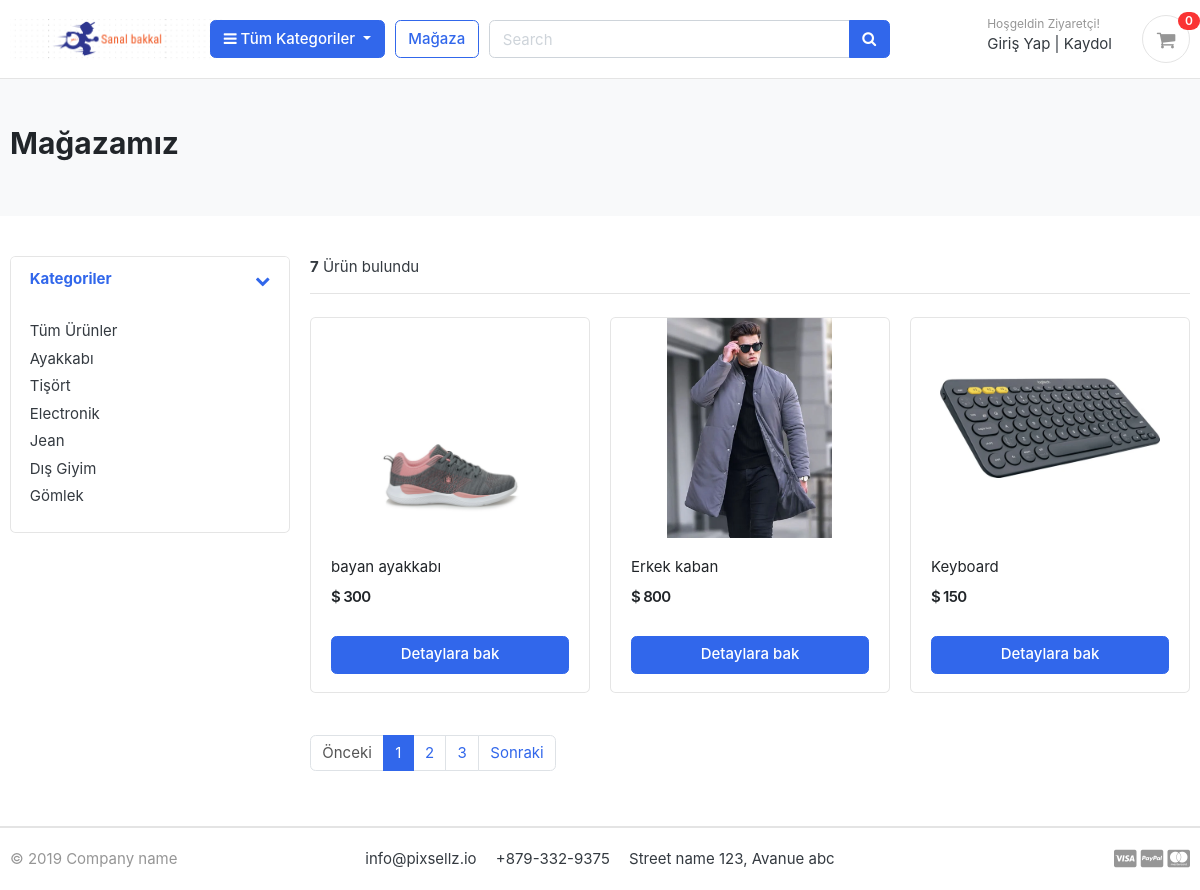
/store/, run on the app's committed database.
### category/models.py (models this page shows, shortened)
class Category(models.Model):
    category_name = models.CharField(max_length=50, unique=True)
    slug = models.SlugField(max_length=100, unique=True)
    description = models.TextField(max_length=255, blank=True)
    cat_image = models.ImageField(upload_to='photos/categories', blank=True)
    class Meta:
        verbose_name = 'category'
        verbose_name_plural = 'categories'
    def get_url(self):
            return reverse('products_by_category', args=[self.slug])

### store/models.py (models this page shows, shortened)
class Product(models.Model):
    product_name    = models.CharField(max_length=200, unique=True)
    slug            = models.SlugField(max_length=200, unique=True)
    description     = models.TextField(max_length=500, blank=True)
    price           = models.IntegerField()
    images          = models.ImageField(upload_to='photos/products')
    stock           = models.IntegerField()
    is_available    = models.BooleanField(default=True)
    category        = models.ForeignKey(Category, on_delete=models.CASCADE)
    created_date    = models.DateTimeField(auto_now_add=True)
    modified_date   = models.DateTimeField(auto_now=True)
    def get_url(self):
        return reverse('product_detail', args=[self.category.slug, self.slug])

### store/views.py (the view)
# urls.py: path('store/', include('store.urls')),
def store(request, category_slug=None):
    categories = None
    products = None
    if category_slug != None:
        categories = get_object_or_404(Category, slug=category_slug)
        products = Product.objects.filter(category=categories, is_available=True)
        paginator = Paginator(products, 3)
        page = request.GET.get('page')
        paged_products = paginator.get_page(page)
        product_count = products.count()
    else:
        products = Product.objects.all().filter(is_available=True).order_by('id')
        paginator = Paginator(products, 3)
        page = request.GET.get('page')
        paged_products = paginator.get_page(page)
        product_count = products.count()
    context = {
        'products': paged_products,
        'product_count': product_count,
    }
    return render(request, 'store/store.html', context)

### carts/context_processors.py (called while the page is built)
def counter(request):
    cart_count = 0
    if 'admin' in request.path:
        return {}
    else:
        try:
            cart = Cart.objects.filter(cart_id=_cart_id(request))
            if request.user.is_authenticated:
                cart_items = CartItem.objects.all().filter(user=request.user)
            else:
                cart_items = CartItem.objects.all().filter(cart=cart[:1])
            for cart_item in cart_items:
                cart_count += cart_item.quantity
        except Cart.DoesNotExist:
            cart_count = 0
    return dict(cart_count=cart_count)

### carts/views.py (called while the page is built)
def _cart_id(request):
    cart = request.session.session_key
    if not cart:
        cart = request.session.create()
    return cart

### category/context_processors.py (called while the page is built)
def menu_links(request):
    links = Category.objects.all()
    return dict(links=links)

### templates/store/store.html
{% extends 'base.html' %}
{% load static %}
{% block content %}
<section class="section-pagetop bg">
<div class="container">
	{% if 'search' in request.path %}
		<h2 class="title-page">Arama Sonucu</h2>
	{% else %}
		<h2 class="title-page">Mağazamız</h2>
	{% endif %}
</div>
</section>
<section class="section-content padding-y">
<div class="container">
<div class="row">
	<aside class="col-md-3">
<div class="card">
	<article class="filter-group">
		<header class="card-header">
			<a href="#" data-toggle="collapse" data-target="#collapse_1" aria-expanded="true" class="">
				<i class="icon-control fa fa-chevron-down"></i>
				<h6 class="title">Kategoriler</h6>
			</a>
		</header>
		<div class="filter-content collapse show" id="collapse_1" style="">
			<div class="card-body">
				<ul class="list-menu">
					<li><a href="{% url 'store' %}">Tüm Ürünler  </a></li>
					{% for category in links %}
				<li><a href="{{ category.get_url }}">{{ category.category_name }}  </a></li>
					{% endfor %}
				</ul>
			</div>
		</div>
	</article>
</div>
	</aside>
	<main class="col-md-9">
<header class="border-bottom mb-4 pb-3">
		<div class="form-inline">
			<span class="mr-md-auto"><b>{{ product_count }}</b> Ürün bulundu </span>
		</div>
</header>
<div class="row">
	{% if products %}
	{% for product in products %}
	<div class="col-md-4">
		<figure class="card card-product-grid">
			<div class="img-wrap">
				<a href="{{ product.get_url }}"><img src="{{ product.images.url }}"></a>
			</div>
			<figcaption class="info-wrap">
				<div class="fix-height">
					<a href="{{ product.get_url }}" class="title">{{ product.product_name }}</a>
					<div class="price-wrap mt-2">
						<span class="price">$ {{ product.price }}</span>
					</div>
				</div>
				<a href="{{ product.get_url }}" class="btn btn-block btn-primary">Detaylara bak </a>
			</figcaption>
		</figure>
	</div>
	{% endfor %}
	{% else %}
	<div>
		<h2>Sonuç Bulunamadı, Lütfen tekrar deneyin :(</h2>
	</div>
	{% endif %}
</div>
<nav class="mt-4" aria-label="Page navigation sample">
	{% if products.has_other_pages %}
	  <ul class="pagination">
			{% if products.has_previous %}
	    <li class="page-item"><a class="page-link" href="?page={{products.previous_page_number}}">Önceki</a></li>
			{% else %}
			<li class="page-item disabled"><a class="page-link" href="#">Önceki</a></li>
			{% endif %}
			{% for i in products.paginator.page_range %}
				{% if products.number == i %}
	    		<li class="page-item active"><a class="page-link" href="#">{{i}}</a></li>
				{% else %}
					<li class="page-item"><a class="page-link" href="?page={{i}}">{{i}}</a></li>
				{% endif %}
	    {% endfor %}
			{% if products.has_next %}
	    	<li class="page-item"><a class="page-link" href="?page={{products.next_page_number}}">Sonraki</a></li>
			{% else %}
				<li class="page-item disabled"><a class="page-link" href="#">Sonraki</a></li>
			{% endif %}
	  </ul>
	{% endif %}
</nav>
	</main>
</div>
</div>
</section>
{% endblock %}

### greatkart/static/css/ui.css (style rules this page uses)
html { font-family: "Inter", sans-serif; font-size: 15px; }
.img-wrap { text-align: center; display: block; }
.img-wrap img { max-width: 100%; }
.price-wrap { letter-spacing: -0.7px; }
.padding-y { padding-top: 40px; padding-bottom: 40px; }
figure { margin-bottom: 0; }
article:after, .form-group:after { display: block; clear: both; content: ""; }
.bg { background-color: #f8f9fa; }
.title-page { color: #212529; }
[class*=list-] li:after { visibility: hidden; display: block; content: ""; overflow: hidden; height: 0; clear: both; }
.list-menu { list-style: none; margin: 0; padding-left: 0; }
.list-menu li { margin-bottom: 5px; }
.list-menu a { color: #343a40; }
[class*=card-product] a.title { color: #212529; display: block; }
[class*=card-product] .img-wrap { overflow: hidden; position: relative; }
[class*=card-product] .img-wrap img { height: 100%; max-width: 100%; width: auto; display: inline-block; -o-object-fit: cover; object-fit: cover; }
.card-product-grid { margin-bottom: 20px; }
.card-product-grid .img-wrap { border-radius: 0.2rem 0.2rem 0 0; height: 220px; }
.card-product-grid .info-wrap { overflow: hidden; padding: 18px 20px; }
.card-product-grid .fix-height { height: 80px; overflow: hidden; }
.card .img-wrap { overflow: hidden; }
.price { font-weight: 600; color: #212529; }
.icon-control { margin-top: 5px; float: right; font-size: 80%; }
.card-header .title { margin-bottom: 0; line-height: 1.5; }
.filter-group { border-bottom: 1px solid #e4e4e4; }
.filter-group .card-header { border-bottom: 0; }
.filter-group:last-child { border-bottom: 0; }
.section-pagetop { padding: 45px 0; }

### data on the page
Category: category_name "Ayakkabı"
Category: category_name "Tişört"
Category: category_name "Electronik"
Category: category_name "Jean"
Category: category_name "Dış Giyim"
Category: category_name "Gömlek"
Product: images (picture), product_name "bayan ayakkabı", price "300"
Product: images (picture), product_name "Erkek kaban", price "800"
Product: images (picture), product_name "Keyboard", price "150"

### other printed values
{{ cart_count }} "0"
{{ product_count }} "7"
{{ i }} "1"
{{ i }} "2" "3"
